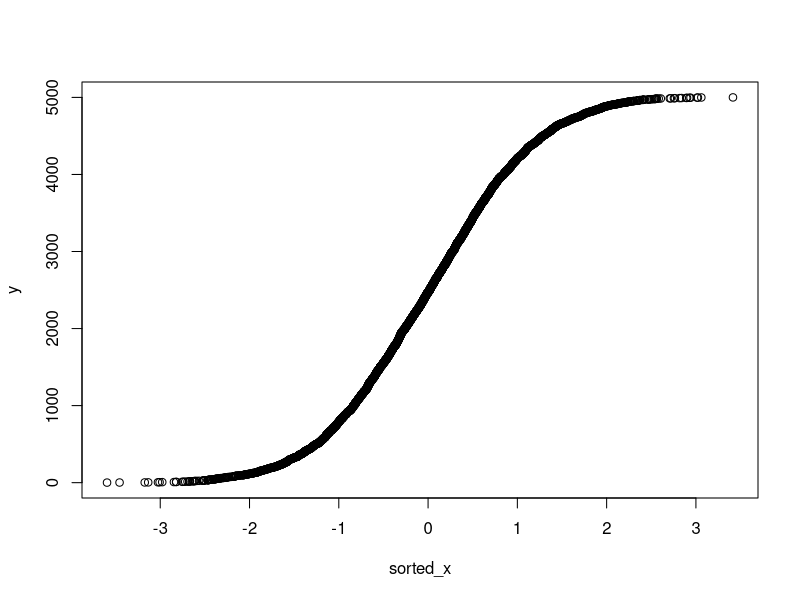
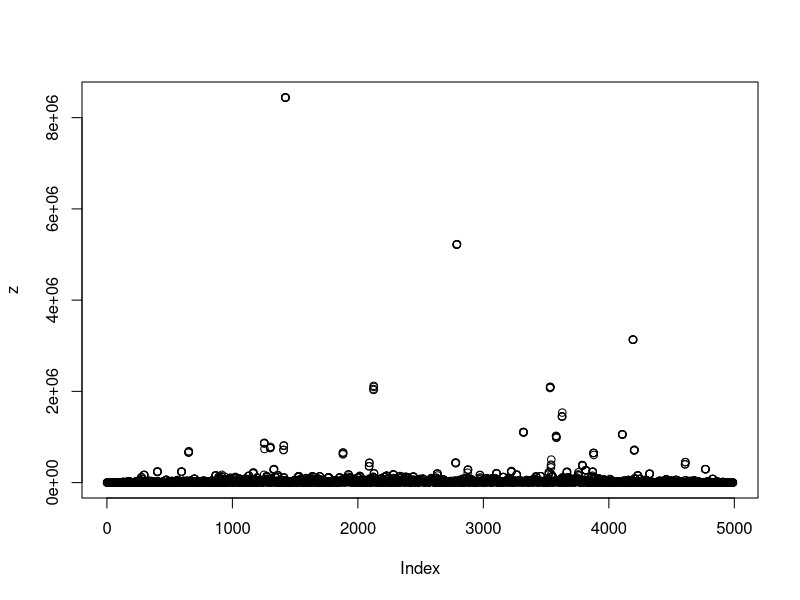

Write R code to recreate these figures, in order.
pole_pod_wykresem <-function(X,Y,a,b){
	j <- 1
	sum <- 0
	redX <- c()
	redY <- c()
	for (i in tail(X, -1)){
		if (a<=X[j]&X[j+1]<=b){
			sum <- sum+(X[j+1]-X[j])*(Y[j]+Y[j+1])/2
			redX <- c(redX, X[j])
			redY <- c(redY, Y[j])
		}
		if (X[j]<=b&!X[j+1]<=b){
			redX <- c(redX, X[j])
			redY <- c(redY, Y[j])
		}
		j <- j+1
	}
	if (X[j]<=b){
		redX <- c(redX, X[j])
		redY <- c(redY, Y[j])
	}
	redX <- c(redX, max(redX))
	redX <- c(redX, min(redX))
	redY <- c(redY, 0)
	redY <- c(redY, 0)
	polygon(redX, redY, col="green")
	return(sum)
}
x <- rnorm(5000)
sorted_x <- sort(x)
y <- 1:5000
plot(sorted_x,y)
i <- 1
z <- c()
for (j in sorted_x){
	if(j < sorted_x[4990]){
		z <- c(z, 1/(sorted_x[i+4]-sorted_x[i+3])+1/(sorted_x[i+3]-sorted_x[i+2])+1/(sorted_x[i+2]-sorted_x[i+1])+1/(sorted_x[i+1]-sorted_x[i]))
	}
	i <- i+1
}
plot(z)
	

